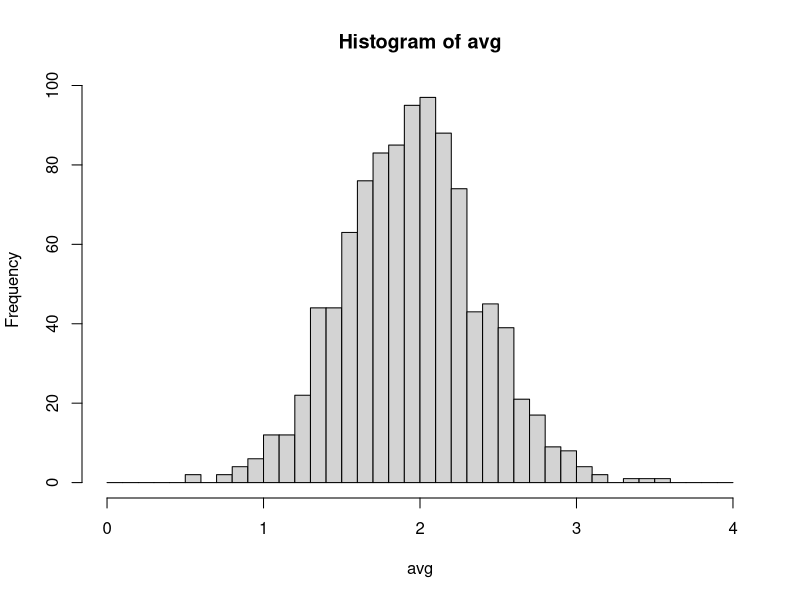
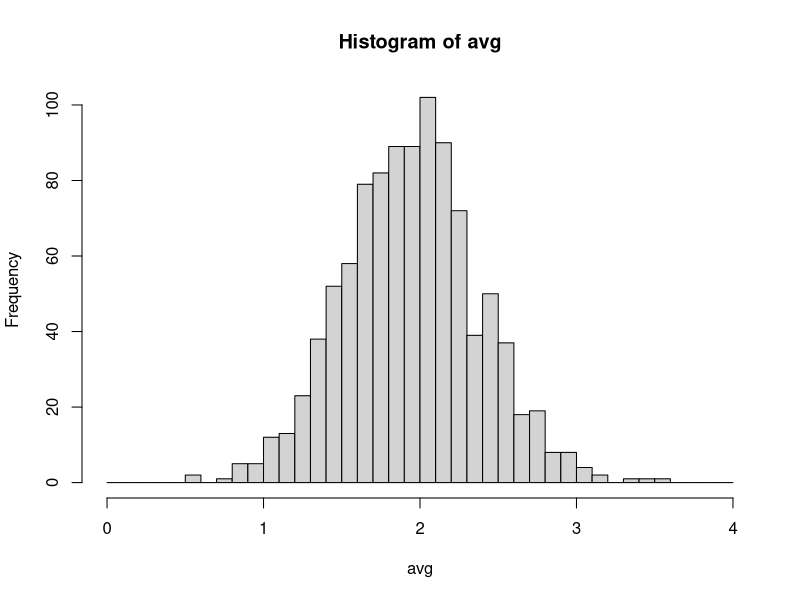
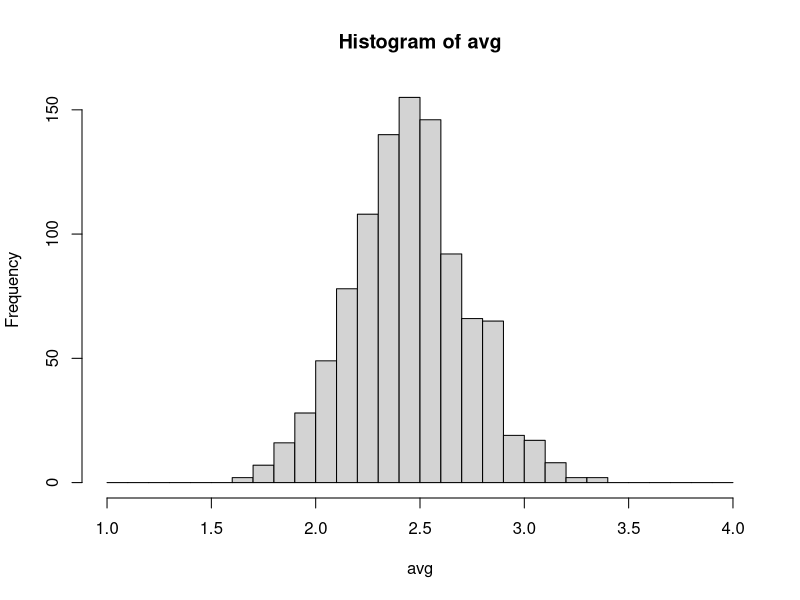
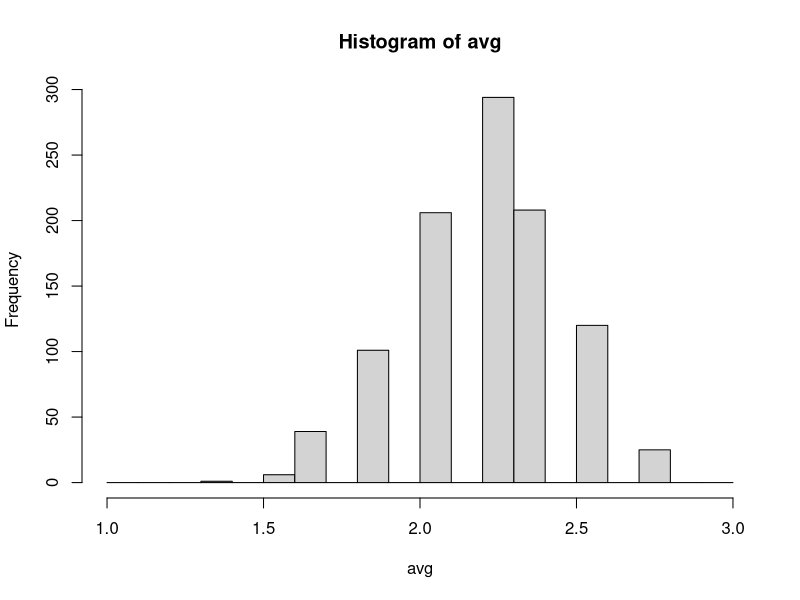
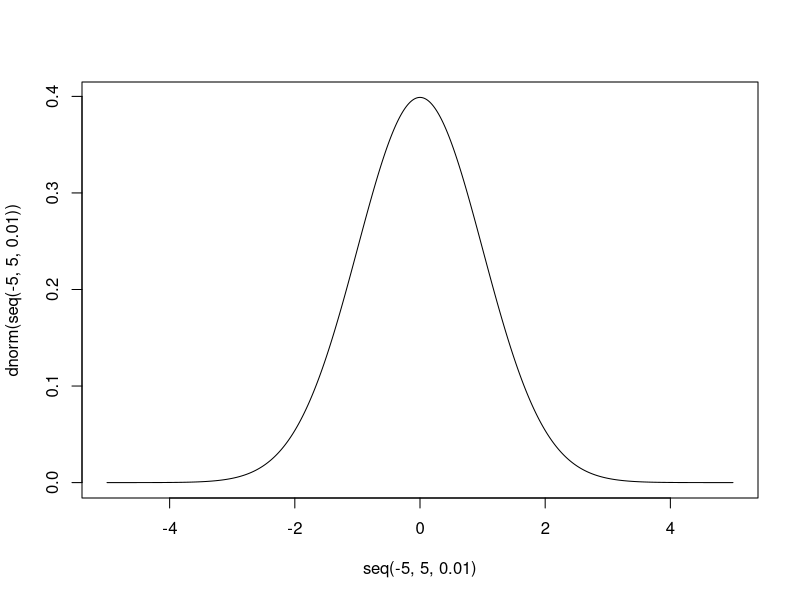

Recreate these plots in R, in order.
## ---- chunk 1
knitr::opts_chunk$set(echo = FALSE)
## ---- chunk 2
set.seed(1234)
## ---- chunk 3
# 1. Poisson(2) 
#    mean: 2
#    variance: 2

# 2. Binomial(100,0.02)
#    mean: 2
#    variance: 1.96
## ---- chunk 4
pois_rvs<-rpois(10, 2)
mean(pois_rvs)
## ---- chunk 5
set.seed(1234)
avg <- rep(0,1000)
for (i in 1:1000){
  pois_rvs<-rpois(10, 2)
  avg[i] <- mean(pois_rvs)
}
hist(avg,breaks=seq(0,4,0.1))
## ---- chunk 6
binom_rvs <- rbinom(10, 100, 0.02)
mean(binom_rvs)
## ---- chunk 7
set.seed(1234)
for (i in 1:1000){
  binom_rvs<-rbinom(10, 100, 0.02)
  avg[i] <- mean(binom_rvs)
}
hist(avg,breaks=seq(0,4,0.1))
## ---- chunk 8
# The two histograms are very similar in both expected value and variance- the mean of both distributions is 2, and they both appear to have the same spread in values. Also, both graphs follow a bell-shaped normal distribution. 
## ---- chunk 9
set.seed(1234)
for (i in 1:1000){
  hyper_rvs<-rhyper(10, 5, 7, 6)
  avg[i] <- mean(hyper_rvs)
}
hist(avg,breaks=seq(1,4,0.1))
## ---- chunk 10
set.seed(1234)
for (i in 1:1000){
  binom_rvs2<-rbinom(10, 1, log(2))
  binom_rvs3 <- exp(binom_rvs2)
  avg[i] <- mean(binom_rvs3)
}
hist(avg,breaks=seq(1,3,0.1))
## ---- chunk 11
plot(seq(-5,5,0.01),dnorm(seq(-5,5,0.01)),type='l')
## ---- chunk 12
# The previous four histograms all follow the same general bell-like shape of the standard normal distribution. The graphs are different in that they have different means. Also, the last graph seems to skip some ranges of values underneath the curve of the normal distribution. All of the graphs seem to have a smaller variance than the standard normal distribution.
